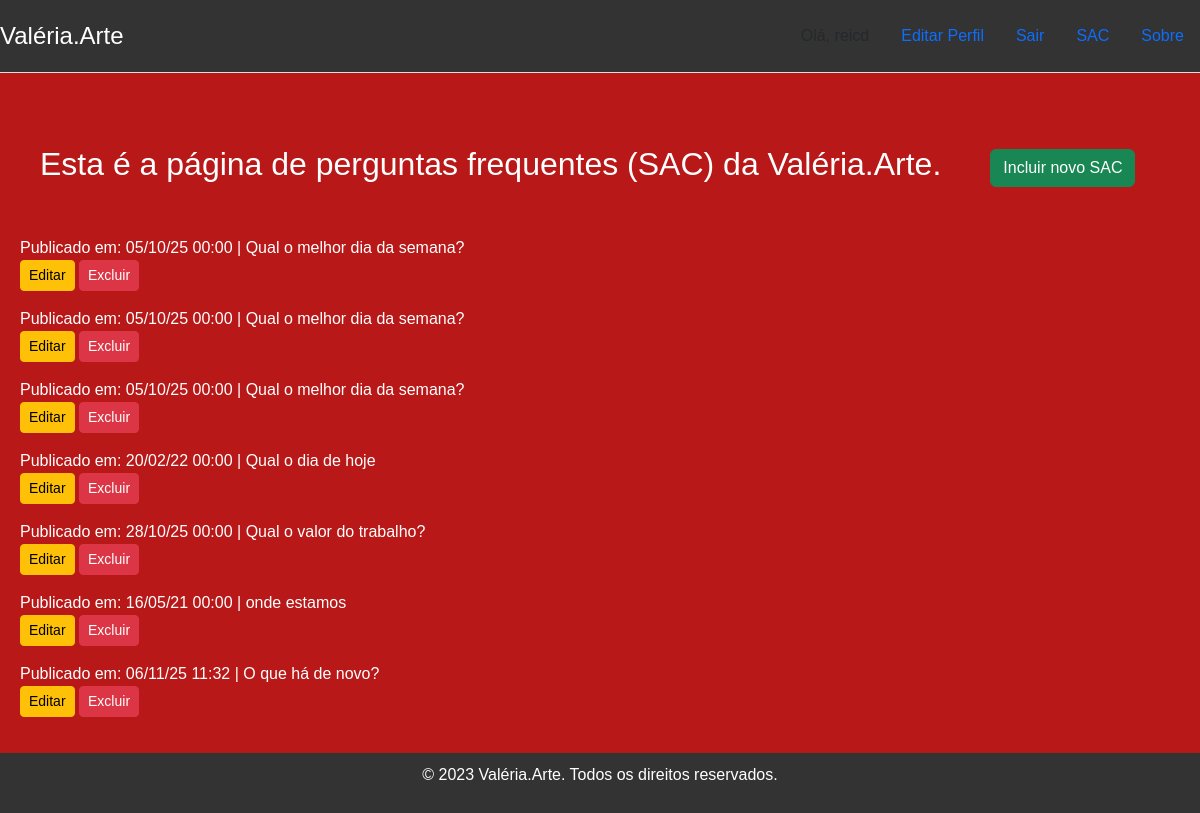
The page /about/ (signed in) on the database its author committed.
### sac/models.py (models this page shows)
class Question(models.Model):
    question_text = models.CharField(max_length=200, verbose_name="Pergunta")
    pub_date = models.DateTimeField("Data de publicação")
    class Meta:
        verbose_name = "Pergunta"
        verbose_name_plural = "Perguntas"

### sac/views.py (the view)
# urls.py: path('about/', about, name='products-about'),
@login_required
def about(request):
    question = Question.objects.all()
    context = {'all_questions': question}
    return render(request, 'sac/question.html', context)

### templates/sac/question.html (shortened to what this page needs)
{% extends '_layout2.html' %}
{% load static %}
{% block content %}
    <div class="container mt-4">
        <div class="d-flex justify-content-between align-items-center mb-4">
            <h2>Esta é a página de perguntas frequentes (SAC) da Valéria.Arte.</h2> <hr>
            <a href="{% url 'sac_add' %}" class="btn btn-success font-weight-bold">Incluir novo SAC</a> <br><br>
        </div>
    </div>
    {% for question in all_questions %}
        <div class="faq-item">
                <p>Publicado em: {{ question.pub_date | date:"d/m/y H:i" }} | {{ question.question_text }} <br> <a href="{% url 'sac_edit' question.pk %}" class="btn btn-warning btn-sm">Editar</a>  <a href="{% url 'question_delete' question.pk %}" class="btn btn-danger btn-sm">Excluir</a></p>
        </div>
        {% empty %}
            <p>Nenhuma pergunta disponível no momento.</p>
    {% endfor %}
{% endblock %}

### static/css/styles.css (style rules this page uses)
* { box-sizing: border-box; margin: 0; padding: 0; }
body { font-family: Arial, sans-serif; background-color: #b81818; color: #ffffff; }
.container { max-width: 1200px; margin: 0 auto; padding: 20px; margin-top: 20px; }

### rows shown on the page
Question: pub_date "05/10/25 00:00", question_text "Qual o melhor dia da semana?"
Question: pub_date "05/10/25 00:00", question_text "Qual o melhor dia da semana?"
Question: pub_date "05/10/25 00:00", question_text "Qual o melhor dia da semana?"
Question: pub_date "20/02/22 00:00", question_text "Qual o dia de hoje"
Question: pub_date "28/10/25 00:00", question_text "Qual o valor do trabalho?"
Question: pub_date "16/05/21 00:00", question_text "onde estamos"
Question: pub_date "06/11/25 11:32", question_text "O que há de novo?"
